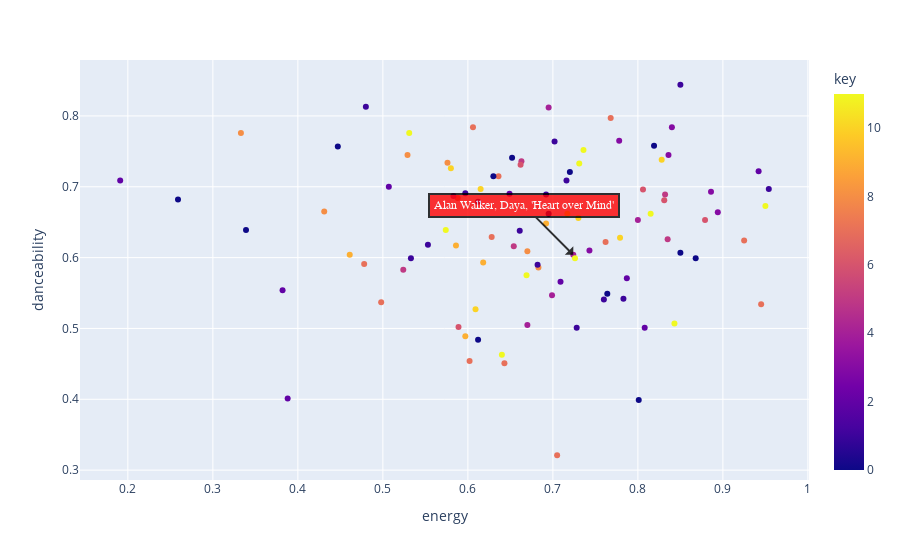

The cell this chart's notebook holds for it:
### Code cell
hover_columns = ['name', 'artist', 'added_at', 'tempo', 'valence']
fig = px.scatter(most_recently_added, x="energy", y='danceability', color='key', color_discrete_sequence=px.colors.qualitative.Bold, hover_data=hover_columns)

# Find the index of the song "Shape of You" in the most_recently_added dataframe
song_index = most_recently_added[most_recently_added['name'] == 'Heart over Mind'].index[0]

# Get the x and y coordinates of the point corresponding to the song
x_coord = most_recently_added.loc[song_index, 'energy']
y_coord = most_recently_added.loc[song_index, 'danceability']

# Create the arrow and text annotation
fig.add_annotation(
    x=x_coord,
    y=y_coord,
    ax=x_coord-50,
    ay=y_coord-50,
    text="Alan Walker, Daya, 'Heart over Mind'",
    arrowhead=1,
    showarrow=True,
    font=dict(
        family="Courier New, monospace",
        size=12,
        color="#ffffff"
    ),
    align="center",
    arrowcolor="black",
    arrowwidth=2,
    arrowsize=1,
    bordercolor="black",
    borderwidth=2,
    borderpad=4,
    bgcolor="red",
    opacity=0.8
)

# Show the plot
fig.show()

### Figure 1 — Plotly figure (JSON) as saved in the notebook; plotly's stock layout.template omitted (floating-point values rounded to 4 significant figures; data arrays with more than 128 entries replaced by an {"elided": "..."} marker saying what was removed)
{"data": [{"customdata": {"elided": "100x5 mixed values"}, "hovertemplate": "energy=%{x}<br>danceability=%{y}<br>name=%{customdata[0]}<br>artist=%{customdata[1]}<br>added_at=%{customdata[2]}<br>tempo=%{customdata[3]}<br>valence=%{customdata[4]}<br>key=%{marker.color}<extra></extra>", "legendgroup": "", "marker": {"color": [9, 9, 1, 5, 7, 11, 1, 8, 2, 2, 6, 7, 6, 9, 3, 11, 5, 1, 8, 0, 0, 3, 1, 11, 4, 1, 1, 7, 9, 0, 10, 4, 7, 1, 8, 4, 4, 0, 1, 11, 0, 3, 0, 7, 2, 10, 10, 0, 11, 4, 6, 4, 1, 7, 8, 8, 3, 2, 0, 11, 5, 5, 2, 7, 5, 11, 3, 6, 1, 6, 7, 9, 1, 11, 11, 2, 7, 7, 1, 11, 0, 1, 7, 2, 8, 7, 0, 2, 0, 3, 1, 10, 11, 0, 0, 10, 7, 1, 10, 2], "coloraxis": "coloraxis", "symbol": "circle"}, "mode": "markers", "name": "", "orientation": "v", "showlegend": false, "type": "scatter", "x": [0.597, 0.586, 0.702, 0.663, 0.588, 0.717, 0.85, 0.431, 0.808, 0.649, 0.662, 0.762, 0.589, 0.618, 0.743, 0.95, 0.832, 0.716, 0.333, 0.339, 0.819, 0.836, 0.48, 0.669, 0.67, 0.533, 0.553, 0.478, 0.692, 0.85, 0.779, 0.724, 0.606, 0.728, 0.576, 0.583, 0.8, 0.612, 0.612, 0.726, 0.447, 0.84, 0.801, 0.768, 0.507, 0.73, 0.609, 0.695, 0.731, 0.699, 0.831, 0.695, 0.954, 0.705, 0.683, 0.529, 0.778, 0.388, 0.764, 0.574, 0.835, 0.654, 0.787, 0.602, 0.524, 0.736, 0.894, 0.879, 0.783, 0.806, 0.628, 0.461, 0.682, 0.815, 0.64, 0.709, 0.925, 0.643, 0.597, 0.843, 0.652, 0.76, 0.636, 0.191, 0.67, 0.498, 0.63, 0.382, 0.259, 0.886, 0.692, 0.828, 0.531, 0.72, 0.868, 0.58, 0.945, 0.661, 0.615, 0.942], "xaxis": "x", "y": [0.489, 0.617, 0.764, 0.736, 0.684, 0.662, 0.844, 0.665, 0.501, 0.69, 0.731, 0.622, 0.502, 0.593, 0.61, 0.673, 0.689, 0.709, 0.776, 0.639, 0.758, 0.745, 0.813, 0.575, 0.505, 0.599, 0.618, 0.591, 0.648, 0.607, 0.628, 0.604, 0.784, 0.501, 0.734, 0.687, 0.653, 0.484, 0.679, 0.599, 0.757, 0.784, 0.399, 0.797, 0.7, 0.656, 0.527, 0.662, 0.733, 0.547, 0.681, 0.812, 0.697, 0.321, 0.586, 0.745, 0.765, 0.401, 0.549, 0.639, 0.626, 0.616, 0.571, 0.454, 0.583, 0.752, 0.664, 0.653, 0.542, 0.696, 0.629, 0.604, 0.59, 0.662, 0.463, 0.566, 0.624, 0.451, 0.691, 0.507, 0.741, 0.541, 0.715, 0.709, 0.609, 0.537, 0.715, 0.554, 0.682, 0.693, 0.689, 0.738, 0.776, 0.721, 0.599, 0.726, 0.534, 0.638, 0.697, 0.722], "yaxis": "y"}], "layout": {"annotations": [{"align": "center", "arrowcolor": "black", "arrowhead": 1, "arrowsize": 1, "arrowwidth": 2, "ax": -49.28, "ay": -49.4, "bgcolor": "red", "bordercolor": "black", "borderpad": 4, "borderwidth": 2, "font": {"color": "#ffffff", "family": "Courier New, monospace", "size": 12}, "opacity": 0.8, "showarrow": true, "text": "Alan Walker, Daya, 'Heart over Mind'", "x": 0.724, "y": 0.604}], "coloraxis": {"colorbar": {"title": {"text": "key"}}, "colorscale": [[0, "#0d0887"], [0.1111, "#46039f"], [0.2222, "#7201a8"], [0.3333, "#9c179e"], [0.4444, "#bd3786"], [0.5556, "#d8576b"], [0.6667, "#ed7953"], [0.7778, "#fb9f3a"], [0.8889, "#fdca26"], [1, "#f0f921"]]}, "legend": {"tracegroupgap": 0}, "margin": {"t": 60}, "xaxis": {"anchor": "y", "domain": [0, 1], "title": {"text": "energy"}}, "yaxis": {"anchor": "x", "domain": [0, 1], "title": {"text": "danceability"}}}}
